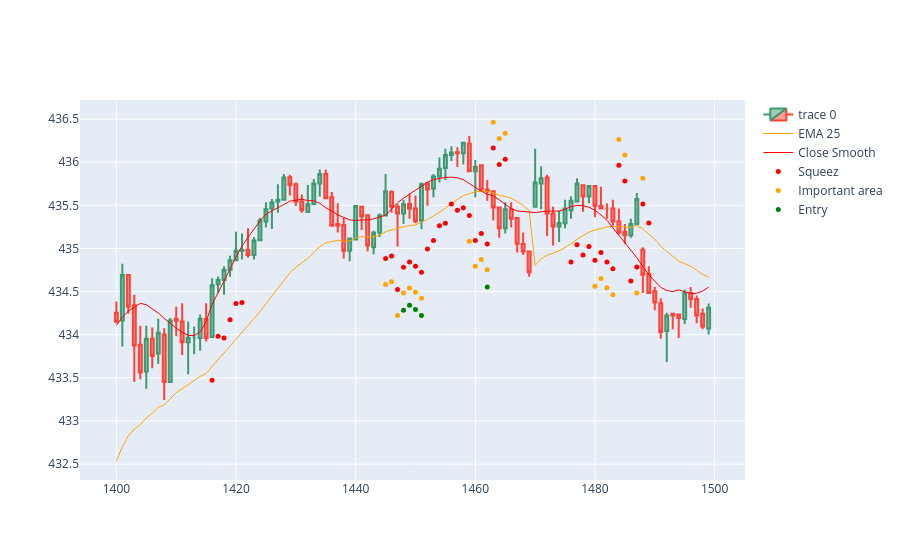

Notebook code cell kept with this figure:
### Code cell
import plotly.io as pio
import plotly.graph_objects as go  

dfpl = df[2000:2100]

fig = go.Figure(
    data=[
        go.Candlestick(
            x=dfpl.index,
            open=dfpl['open_5min'],
            high=dfpl['high_5min'],
            low=dfpl['low_5min'],
            close=dfpl['close_5min']),
        go.Scatter(
            x=dfpl.index, 
            y=dfpl['ema25_5min'],
            line=dict(color='orange', width=1), 
            name="EMA 25"),
        go.Scatter(
            x=dfpl.index, 
            y=dfpl['close_smooth'],
            line=dict(color='red', width=1), 
            name="Close Smooth"),
    ]
)

fig.add_scatter(x=dfpl.index, y=dfpl['squezzeArea'], mode="markers", marker=dict(size=5, color="red"), name="Squeez")
fig.add_scatter(x=dfpl.index, y=dfpl['squeezeCloseToEmaArea'], mode="markers", marker=dict(size=5, color="orange"), name="Important area")
fig.add_scatter(x=dfpl.index, y=dfpl['posibleBreakArea'], mode="markers", marker=dict(size=5, color="green"), name="Entry")

fig.update_layout(xaxis_rangeslider_visible=False)
fig.show()
